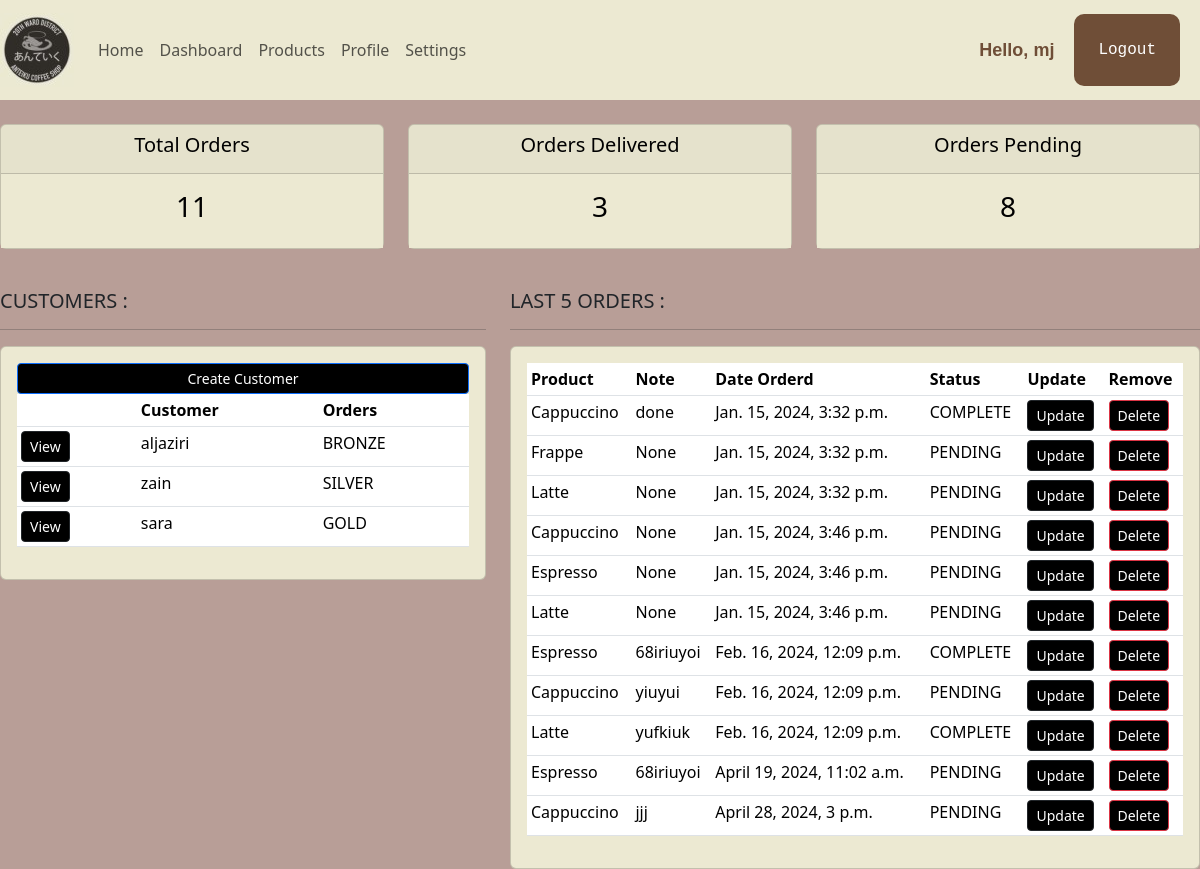
Page /dashboard/ (signed in) on the earlier database version.
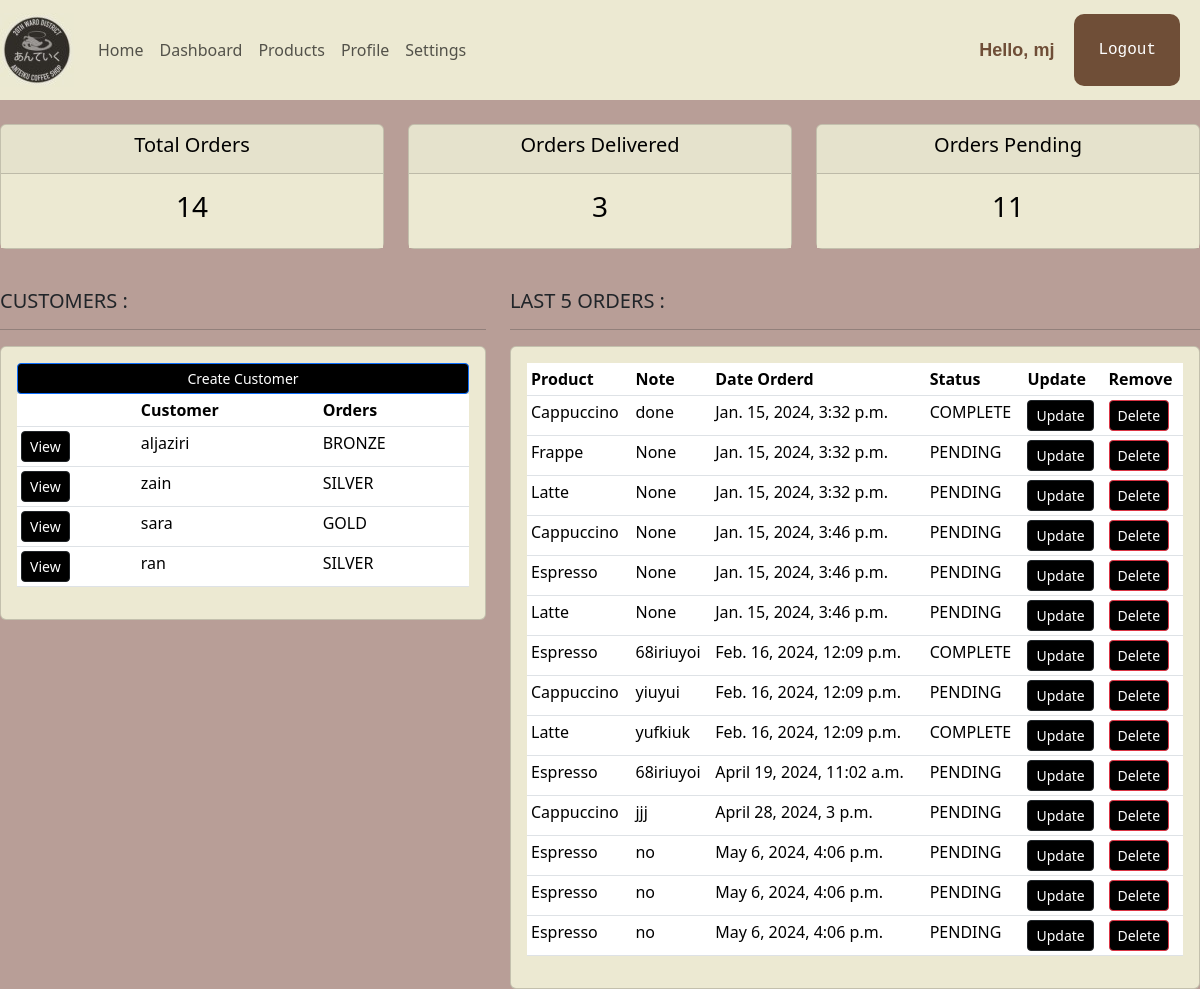
Same page on the later database version.
### shopFront/models.py (models this page shows, shortened)
class Customer(models.Model):
    user = models.OneToOneField(User,null=True,blank=True,on_delete=models.CASCADE)
    first_name = models.CharField(max_length=255)
    last_name = models.CharField(max_length=255)
    email = models.EmailField(unique=True)
    profile_pic = models.ImageField(default="profile1.png", null=True, blank=True)
    phone = models.CharField(max_length=255)
    birth_date = models.DateField(null=True)
    membership = models.CharField(max_length=6,choices=MEMPERSHIP_CHOICES,default=MEMBERSHIP_BRONZE)

class Order(models.Model):
    placed_at = models.DateTimeField(auto_now_add=True)
    payment_status = models.CharField(max_length=20,choices=PAYMENT_STATUS_CHOICES,default=PAYMENT_STATUS_PENDING)
    customer = models.ForeignKey(Customer,on_delete=models.PROTECT)
    product = models.ForeignKey(Product,null=True, on_delete=models.PROTECT)
    note = models.CharField(max_length=1000, null=True)

class Product(models.Model):
    CATEGORY = (
			('Hot', 'Hot'),
			('Cold', 'Cold'),
			)
    HOLIDAYS = (
        ('Eid al-Fitr', 'Eid al-Fitr'),
        ('Christmas', 'Christmas'),
        ('Halloween', 'Halloween'),
    )
    title = models.CharField(max_length=255)
    description = models.TextField()
    unit_price = models.DecimalField(max_digits=6,decimal_places=2)
    inventory = models.IntegerField()
    last_update = models.DateTimeField(auto_now=True)
    promotions = models.CharField(max_length=200, null=True, choices=HOLIDAYS)
    category = models.CharField(max_length=200, null=True, choices=CATEGORY)
    def __str__(self):
        return self.title

### shopFront/decorators.py (the view)
		def wrapper_func(request, *args, **kwargs):
			group = None
			if request.user.groups.exists():
				group = request.user.groups.all()[0].name
			if group in allowed_roles:
				return view_func(request, *args, **kwargs)
			else:
				return HttpResponse('You are not authorized to view this page')

### shopFront/views.py (called while the page is built)
@login_required(login_url='loginPage')
@allowed_users(allowed_roles=['admin'])
def dashboard(request):
    orders = Order.objects.all()
    customers = Customer.objects.all()
    total_customers = customers.count()
    total_orders = orders.count()
    delivered = orders.filter(payment_status='COMPLETE').count
    pending = orders.filter(payment_status='PENDING').count
    context = {'orders':orders,'customers':customers,
               'total_orders':total_orders,'delivered':delivered,
               'pending':pending}
    return render(request,'shopFront/dashboard.html',context)

### shopFront/templates/shopFront/dashboard.html (shortened to what this page needs)
{% extends "shopFront/main.html" %}
{% load static %}
{% block content %}
{% include "shopFront/status.html" %}
<!DOCTYPE html>
<html lang="en">
<head>
    <link rel="stylesheet" href="{%static '/css/dashboard.css'%}">
</head>
<body>
    <br>
<div class="row">
    <div class="col-md-5">
        <h5>CUSTOMERS :</h5>
        <hr>
        <div class="card card-body">
            <a class="btn btn-primary btn-sm btn-block" href="">Create Customer</a>
            <table class="table table-sm">
                <tr>
                    <th></th>
                    <th>Customer</th>
                    <th>Orders</th>
                </tr>
                {%for customer in customers%}
                            <tr>
                                <td><a class="btn btn-sm btn-dark" href="{% url "customerPage" customer.id %}">
                                    View
                                </a></td>
                                <td>{{customer.last_name}}</td>
                                <td>{{customer.membership}}</td>
                            </tr>
                {% endfor %}
            </table>
        </div>
    </div>
    <div class="col-md-7">
        <h5>LAST 5 ORDERS :</h5>
        <hr>
        <div class="card card-body">
            <table class="table table-sm">
                <tr>
                    <th>Product</th>
                    <th>Note</th>
                    <th>Date Orderd</th>
                    <th>Status</th>
                    <th>Update</th>
                    <th>Remove</th>
                </tr>
                {%for order in orders%}
                            <tr>
                                <td>{{order.product}}</td>
                                <td>{{order.note}}</td>
                                <td>{{order.placed_at}}</td>
                                <td>{{order.payment_status}}</td>
                                <td><a class="btn btn-sm  btn-dark" href="{% url "update_order" order.id %}">Update</a></td>
                                <td><a class="btn btn-sm btn-danger" href="{% url "delete_order" order.id %}">Delete</a></td>
                            </tr>
                {% endfor %}
            </table>
        </div>
    </div>
</div>
</body>
</html>
{% endblock  %}

### shopFront/templates/shopFront/main.html (shortened to what this page needs)
{% load static %}
<!DOCTYPE html>
<html lang="en">
<head>
    <link rel="stylesheet" href="https://cdn.jsdelivr.net/npm/bootstrap@5.3.2/dist/css/bootstrap.min.css">
</head>
<body>
    {% include "shopFront/navbar.html" %}
    {% block content %}
    {% endblock %}
</body>
</html>

### shopFront/templates/shopFront/navbar.html (shortened to what this page needs)
{% load static %}
<nav class="navbar sticky-top navbar-expand-lg navbar-light" style="background-color:#ece9d2">
    <a class="navbar-brand" href="#"><img src="{% static "/images/logo.jpg" %}" alt="coffe mug"></a>
    <div class="collapse navbar-collapse" id="navbarNav">
      <ul class="navbar-nav">
        <li class="nav-item active">
          <a class="nav-link" href="{% url "homePage" %}">Home</a>
        </li>
        <li class="nav-item">
          <a class="nav-link" href="{% url "dashboardPage" %}">Dashboard</a>
        </li>
        <li class="nav-item">
          <a class="nav-link" href="{% url "productsPage" %}">Products</a>
        </li>
        <li class="nav-item">
          <a class="nav-link" href="{% url "user-Page" %}">Profile</a>
        </li>
        <li class="nav-item">
          <a class="nav-link" href="{% url 'account' %}">Settings</a>
        </li>
      </ul>
    </div>
    <span class="hello-msg">Hello, {{request.user}}</span>
    <form action="{% url 'logout' %}">
      <input class="logout-btn" type="submit" value="Logout" />
    </form>
  </nav>

### shopFront/templates/shopFront/status.html
<br>
<div class="row">
    <div class="col">
        <div class="col-md">
            <div class="card text-center text-black mb-3" id="total-orders">
                <div class="card-header">
                    <h5 class="card-title">Total Orders</h5>
                </div>
                <div class="card-body">
                    <h3 class="card-title">{{total_orders}}</h3>
                </div>
            </div>
        </div>
    </div>
    <div class="col">
        <div class="col-md">
            <div class="card text-center text-black mb-3" id="orders-delivered">
                <div class="card-header">
                    <h5 class="card-title">Orders Delivered</h5>
                </div>
                <div class="card-body">
                    <h3 class="card-title">{{delivered}}</h3>
                </div>
            </div>
        </div>
    </div>
    <div class="col">
        <div class="col-md">
            <div class="card text-center text-black mb-3" id="orders-pending">
                <div class="card-header">
                    <h5 class="card-title">Orders Pending</h5>
                </div>
                <div class="card-body">
                    <h3 class="card-title">{{pending}}</h3>
                </div>
            </div>
        </div>
    </div>
</div>

### static/css/dashboard.css (style rules this page uses)
.btn { background-color: black; }
.card-body { background-color: #ece9d2; }

### shopFront/templates/shopFront/main.html (style rules this page uses)
body { background-color : #B89E97; }
#total-orders { background-color: #ece9d2; }
#orders-delivered { background-color: #ece9d2; }
#orders-pending { background-color: #ece9d2; }

### shopFront/templates/shopFront/navbar.html (style rules this page uses)
.hello-msg { font-size:18px; color:#6F4E37; font-weight:bold; font-family: sans-serif; margin-right:20px; }

Differences in the rows shown:
added Customer: last_name "ran", membership "SILVER"
added Order: product "Espresso", note "no", placed_at "May 6, 2024, 4:06 p.m.", payment_status "PENDING"
added Order: product "Espresso", note "no", placed_at "May 6, 2024, 4:06 p.m.", payment_status "PENDING"
added Order: product "Espresso", note "no", placed_at "May 6, 2024, 4:06 p.m.", payment_status "PENDING"
Other differences:
{{ total_orders }}: "11" → "14"
{{ pending }}: "8" → "11"
